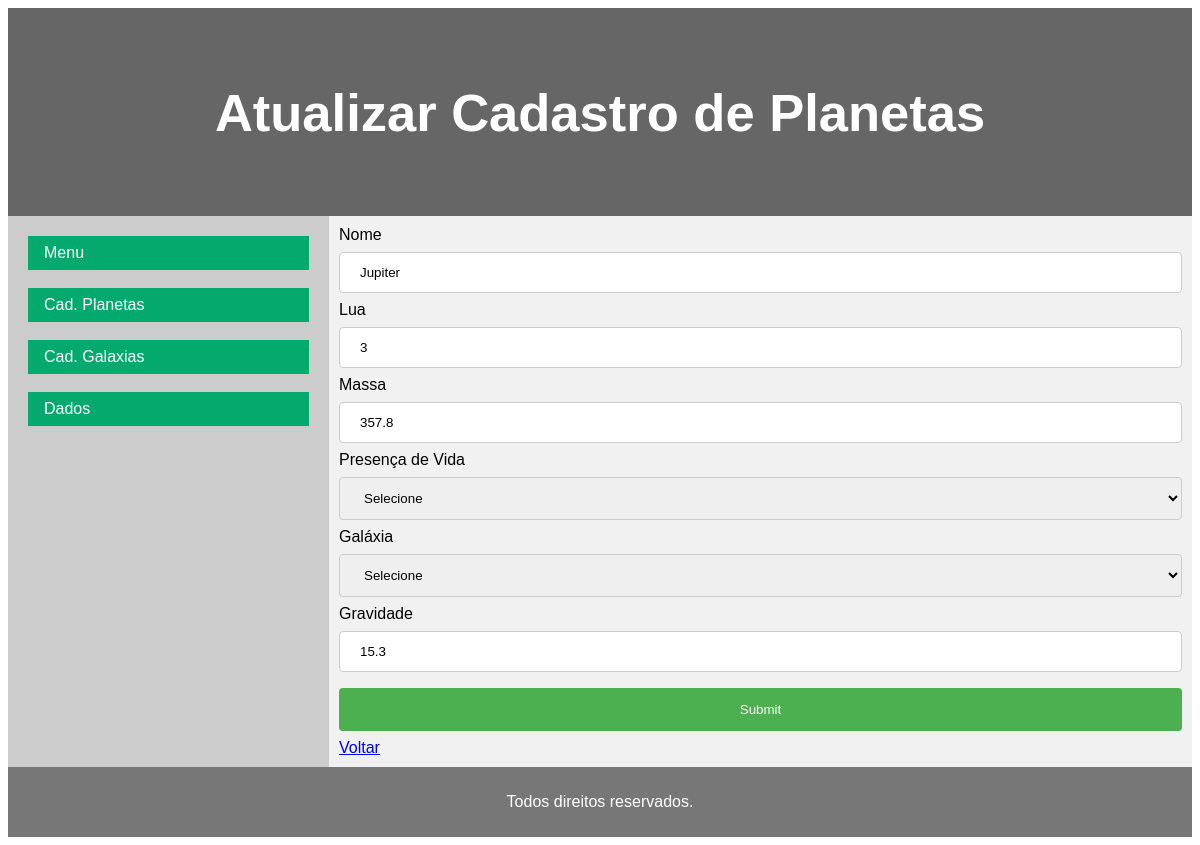
The page /cadPlaneta.php?id=20 (signed in) on the database its author committed.
### tables this page shows
CREATE TABLE `planeta` (
  `id` int(11) NOT NULL,
  `nome` varchar(100) NOT NULL,
  `lua` int(2) NOT NULL,
  `massa` varchar(100) NOT NULL,
  `presenca_vida` varchar(100) NOT NULL,
  `id_galaxia` int(11) NOT NULL,
  `gravidade` varchar(5) NOT NULL
);

### cadPlaneta.php (the view, shortened to what this page needs)
<?php
    require 'bd/conectaBD.php';
	 $conn = new mysqli($servername, $username, $password, $database);
	 $nome = "";
	 $lua = "";
	 $massa = "";
	 $gal = "";
	 $gravidade = "";
	if(isset($_GET['id'])){
		$id = $_GET['id'];
		$sql = "SELECT nome, lua, massa, presenca_vida, gravidade FROM planeta WHERE id = $id";
		$res = mysqli_query($conn, $sql);
		$row = mysqli_fetch_assoc($res);
		$nome = $row['nome'];
		$lua = $row['lua'];
		$massa = $row['massa'];
		$gravidade = $row['gravidade'];
	 }
?>
<!DOCTYPE html>
<html>
	<head>
		<link href="css/estilo.css" rel="stylesheet">
	</head>
	<body>
		<?php
			if(isset($_GET['id'])){
					echo ("<header>
				<h2>Atualizar Cadastro de Planetas</h2>
				</header>");
				} else {
					echo ("<header>
				<h2>Cadastro de Planetas</h2>
				</header>");
				}
		?>
		<section>
		  <nav>
			<ul id="menu">
				<li><a href="menu.php" class="active">Menu</a></li>
                <br>
				<li><a href="cadPlaneta.php" class="active">Cad. Planetas</a></li>
                <br>
                <li><a href="cadGalaxia.php" class="active">Cad. Galaxias</a></li>
				<br>
                <li><a href="listaDados.php" class="active">Dados</a></li>
			</ul>
		  </nav>
		  <article>
			<form action="gravaPlaneta.php" method="post">
				<label for="nome">Nome</label>
				<input type="text" name="nome" value="<?php echo $nome; ?>" pattern="[a-zA-Z\u00C0-\u00FF ]{2,100}$" title="Nome entre 2 e 100 letras." required/>
				<label for="lua">Lua</label>
				<input type="text" name="lua" value="<?php echo $lua; ?>" pattern="[0-9]+([,.][0-9]+)?" title="Indique um número!" required/>
				<label for="massa">Massa</label>
				<input type="text" name="massa" value="<?php echo $massa; ?>" pattern="[0-9]+([,.][0-9]+)?" title="Indique um número!" required/>
				<label for="presenca_vida">Presença de Vida</label>
				<select name="presenca_vida" required>
					<option value="">Selecione</option>
				</select>
				<label>Galáxia</label>
				<select name="galaxia" id="galaxia" value="<?php echo $gal; ?>" required>
					<option value="">Selecione</option>
				</select>
                <label for="gravidade">Gravidade</label>
				<input type="text" name="gravidade" value="<?php echo $gravidade; ?>" pattern="[0-9]+([,.][0-9]+)?" title="Indique um número!" required/>
				<input type="submit">
			</form>
			<a href="menu.php">Voltar</a>
		  </article>
		</section>
		<footer>
		  <p>Todos direitos reservados.</p>
		</footer>
	</body>
</html>

### css/estilo.css (style rules this page uses)
* { box-sizing: border-box; }
body { font-family: Arial, Helvetica, sans-serif; }
header { background-color: #666; padding: 30px; text-align: center; font-size: 35px; color: white; }
section { display: -webkit-flex; display: flex; }
nav { -webkit-flex: 1; -ms-flex: 1; flex: 1; background: #ccc; padding: 20px; }
nav ul { list-style-type: none; padding: 0; }
article { -webkit-flex: 3; -ms-flex: 3; flex: 3; background-color: #f1f1f1; padding: 10px; }
footer { background-color: #777; padding: 10px; text-align: center; color: white; }
ul#menu { list-style-type: none; margin: 0; padding: 0; }
ul#menu li a { display: block; color: #000; padding: 8px 16px; text-decoration: none; }
ul#menu li a.active { background-color: #04AA6D; color: white; }
input[type=text], input[type=date], input[type=password], select, textarea { width: 100%; padding: 12px 20px; margin: 8px 0; display: inline-block; border: 1px solid #ccc; border-radius: 4px; box-sizing: border-box; }
input[type=submit] { width: 100%; background-color: #4CAF50; color: white; padding: 14px 20px; margin: 8px 0; border: none; border-radius: 4px; cursor: pointer; }

### rows shown on the page
planeta: nome "Jupiter", lua "3", massa "357.8", gravidade "15.3"
